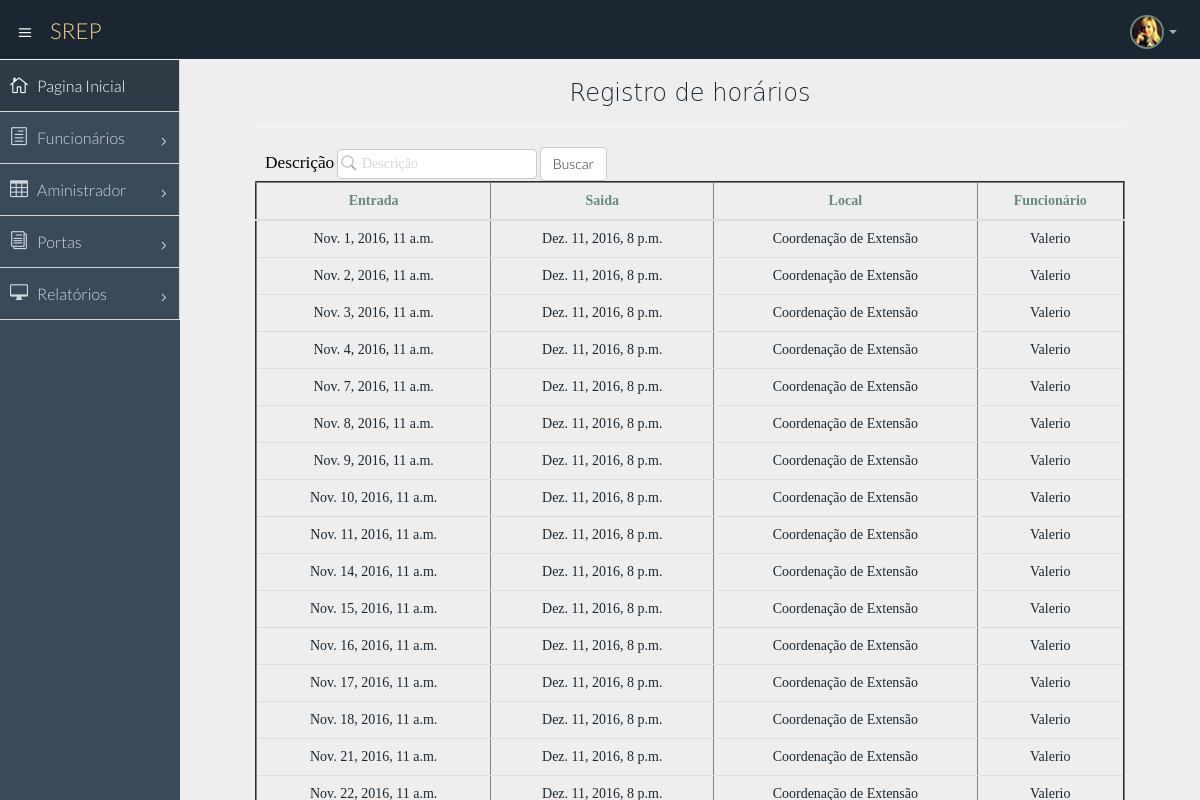
The page /RegistroPonto/list (signed in) on the database its author committed.
### appPonto/models.py (models this page shows)
class RegistrarPonto(models.Model):
    entrada = models.DateTimeField(default=timezone.now)
    saida = models.DateTimeField(default=timezone.now)
    local = models.CharField("local",max_length=200)
    funcionario = models.ForeignKey(Funcionario,on_delete=models.PROTECT,verbose_name="Funcionario")
    class Meta: permissions = (('view_relatorio', 'Can see relatorio'),)

class Funcionario(User):
    nome = models.CharField("Nome", max_length=255)
    Email = models.EmailField("E-mail", max_length=200)
    telefone = models.CharField("Telefone", max_length=20)
    matricula = models.CharField("Matricula", max_length=10)
    senha = models.CharField(max_length=32)
    def __str__(self):
        return self.nome
    class Meta: permissions = (('view_funcionario', 'Can see funcionario'),)

### appPonto/views.py (the view)
# urls.py: url(r'^RegistroPonto/list$', registroPonto_list, name='RegistroPonto'),
@permission_required('appPonto.view_registroPonto',login_url='erro_permissao')
def registroPonto_list(request):
    criterio = request.GET.get('criterio')
    if criterio:
        registroPonto = RegistrarPonto.objects.filter(nome__contains=criterio).order_by('local')
    else:
        registroPonto = RegistrarPonto.objects.all().order_by('local')
        criterio =""
    paginator =Paginator(registroPonto,100)
    page = request.GET.get('page')
    try:
        registroPonto = paginator.page(page)
    except PageNotAnInteger:
        registroPonto=paginator.page(1)
    except EmptyPage:
        registroPonto = paginator.page(paginator.num_pages)
    dados={'registroPontos':registroPonto,'criterio':criterio,'paginator':paginator,'page_obj':registroPonto}
    return render(request, 'RegistroPonto/RegistroPonto_list.html',dados)

### templates/RegistroPonto/RegistroPonto_list.html
{% extends 'base.html' %}
{% block conteudo %}
    <center><h3>Registro de horários</h3></center>
    <hr>
    <form class="navbar-form navbar-left" role="search"method="get"action="{% url 'funcionario_list' %}">
        <div class="form-group">
            <label for="criterio">Descrição</label>
            <input type="text" id="criterio"name="criterio" value="{{ criterio }}" class="form-control"placeholder="Descrição">
        </div>
        <button type="submit" class="btn btn-default">Buscar</button>
    </form>
    <table border="2" class="table table-hover ">
        <thead>
            <tr>
                <th>Entrada</th>
                <th>Saida</th>
                <th>Local</th>
                <th>Funcionário</th>
            </tr>
        </thead>
        <tbody>
            {% for registroPonto in registroPontos %}
               <tr>
                   <td>
                    {{ registroPonto.entrada}}</td>
                <td>{{ registroPonto.saida}}</td>
                   <td>{{ registroPonto.local}}</td>
                   <td>{{ registroPonto.funcionario}}</td>
               </tr>
            {% endfor %}
        </tbody>
    </table>
{% endblock %}

### templates/base.html (shortened to what this page needs)
{% load static %}
<!DOCTYPE html>
<html lang="en">
  <head>
    <link href="{% static "appPonto/css/bootstrap.min.css" %}" rel="stylesheet">
    <link href="{% static "appPonto/css/bootstrap-theme.css" %}" rel="stylesheet">
    <link href="{% static "appPonto/css/elegant-icons-style.css" %}" rel="stylesheet" />
    <link href="{% static "appPonto/css/font-awesome.min.css" %}" rel="stylesheet" />
    <link href="{% static "appPonto/assets/fullcalendar/fullcalendar/bootstrap-fullcalendar.css" %}" rel="stylesheet" />
	<link href="{% static "appPonto/assets/fullcalendar/fullcalendar/fullcalendar.css" %}" rel="stylesheet" />
    <link rel="stylesheet" href="{% static "appPonto/css/owl.carousel.css" %}" type="text/css">
	<link href="{% static "appPonto/css/jquery-jvectormap-1.2.2.css" %}" rel="stylesheet">
	<link rel="stylesheet" href="{% static "appPonto/css/fullcalendar.css" %}">
	<link href="{% static "appPonto/css/widgets.css" %}" rel="stylesheet">
    <link href="{% static "appPonto/css/style.css" %}" rel="stylesheet">
    <link href="{% static "appPonto/css/style-responsive.css" %}" rel="stylesheet" />
	<link href="{% static "appPonto/css/xcharts.min.css" %}" rel=" stylesheet">
	<link href="{% static "appPonto/css/jquery-ui-1.10.4.min.css" %}" rel="stylesheet">
  </head>
  <body>
  <section id="container" class="">
      <header class="header dark-bg">
            <div class="toggle-nav">
                <div class="icon-reorder tooltips" data-original-title="Toggle Navigation" data-placement="bottom"><i class="icon_menu"></i></div>
            </div>
            <a href="{% url 'home' %}" class="logo">SREP</a>
            <div class="top-nav notification-row">
                <ul class="nav pull-right top-menu">
                    <li class="dropdown">
                        <a data-toggle="dropdown" class="dropdown-toggle" href="#">
                            <span class="profile-ava">
                                <img alt="" src="img/avatar1_small.jpg">
                            </span>
                            <b class="caret"></b>
                        </a>
                    </li>
                </ul>
            </div>
      </header>
      <aside>
          <div id="sidebar"  class="nav-collapse ">
              <ul class="sidebar-menu">
                  <li class="active">
                      <a class="" href="{% url 'home' %}">
                          <i class="icon_house_alt"></i>
                          <span>Pagina Inicial</span>
                      </a>
                  </li>
            {% if  perms.appPonto.view_funcionario %}
                 <li class="sub-menu">
                      <a href="javascript:;" class="">
                          <i class="icon_document_alt"></i>
                          <span>Funcionários</span>
                          <span class="menu-arrow arrow_carrot-right"></span>
                      </a>
                  </li>
                  <li class="sub-menu">
                      <a href="javascript:;" class="">
                          <i class="icon_table"></i>
                          <span>Aministrador</span>
                          <span class="menu-arrow arrow_carrot-right"></span>
                      </a>
                  </li>
                  <li class="sub-menu">
                      <a href="javascript:;" class="">
                          <i class="icon_documents_alt"></i>
                          <span>Portas</span>
                          <span class="menu-arrow arrow_carrot-right"></span>
                      </a>
                  </li>
             {% endif %}
                    <li class="sub-menu">
                          <a href="javascript:;" class="">
                              <i class="icon_desktop"></i>
                              <span>Relatórios</span>
                              <span class="menu-arrow arrow_carrot-right"></span>
                          </a>
                    </li>
              </ul>
          </div>
      </aside>
        <div class="container" id="content">
            <div class="row" id="teste">
                <div class="col-md-9  text-center" id="conteudo">
                  {% block conteudo %}{% endblock %}
                </div>
            </div>
        </div>
  </body>
</html>

### templates/base.html (style rules this page uses)
#content { padding-top: 5%; }
#conteudo { position: fixed; right: 5%; }
h3 { color: #1a2732; font-family: "Ubuntu Beta", "Bitstream Vera Sans", DejaVu Sans, Tahoma, sans-serif; }
table { color: #1a2732; font-family: "Comic Sans MS"; }
a { color: #1a2732; }
hr { background-color: darkblue; }
td { text-align:center; vertical-align:middle; }
th { text-align:center; vertical-align:middle; }
label { color:black; font-family: "Comic Sans MS"; font-size: 13pt; }
input { font-size: 12pt; font-family: "Abyssinica SIL"; }

### rows shown on the page
RegistrarPonto: entrada "Nov. 1, 2016, 11 a.m.", saida "Dez. 11, 2016, 8 p.m.", local "Coordenação de Extensão", funcionario "Valerio"
RegistrarPonto: entrada "Nov. 2, 2016, 11 a.m.", saida "Dez. 11, 2016, 8 p.m.", local "Coordenação de Extensão", funcionario "Valerio"
RegistrarPonto: entrada "Nov. 3, 2016, 11 a.m.", saida "Dez. 11, 2016, 8 p.m.", local "Coordenação de Extensão", funcionario "Valerio"
RegistrarPonto: entrada "Nov. 4, 2016, 11 a.m.", saida "Dez. 11, 2016, 8 p.m.", local "Coordenação de Extensão", funcionario "Valerio"
RegistrarPonto: entrada "Nov. 7, 2016, 11 a.m.", saida "Dez. 11, 2016, 8 p.m.", local "Coordenação de Extensão", funcionario "Valerio"
RegistrarPonto: entrada "Nov. 8, 2016, 11 a.m.", saida "Dez. 11, 2016, 8 p.m.", local "Coordenação de Extensão", funcionario "Valerio"
RegistrarPonto: entrada "Nov. 9, 2016, 11 a.m.", saida "Dez. 11, 2016, 8 p.m.", local "Coordenação de Extensão", funcionario "Valerio"
RegistrarPonto: entrada "Nov. 10, 2016, 11 a.m.", saida "Dez. 11, 2016, 8 p.m.", local "Coordenação de Extensão", funcionario "Valerio"
RegistrarPonto: entrada "Nov. 11, 2016, 11 a.m.", saida "Dez. 11, 2016, 8 p.m.", local "Coordenação de Extensão", funcionario "Valerio"
RegistrarPonto: entrada "Nov. 14, 2016, 11 a.m.", saida "Dez. 11, 2016, 8 p.m.", local "Coordenação de Extensão", funcionario "Valerio"
RegistrarPonto: entrada "Nov. 15, 2016, 11 a.m.", saida "Dez. 11, 2016, 8 p.m.", local "Coordenação de Extensão", funcionario "Valerio"
RegistrarPonto: entrada "Nov. 16, 2016, 11 a.m.", saida "Dez. 11, 2016, 8 p.m.", local "Coordenação de Extensão", funcionario "Valerio"
RegistrarPonto: entrada "Nov. 17, 2016, 11 a.m.", saida "Dez. 11, 2016, 8 p.m.", local "Coordenação de Extensão", funcionario "Valerio"
RegistrarPonto: entrada "Nov. 18, 2016, 11 a.m.", saida "Dez. 11, 2016, 8 p.m.", local "Coordenação de Extensão", funcionario "Valerio"
RegistrarPonto: entrada "Nov. 21, 2016, 11 a.m.", saida "Dez. 11, 2016, 8 p.m.", local "Coordenação de Extensão", funcionario "Valerio"
RegistrarPonto: entrada "Nov. 22, 2016, 11 a.m.", saida "Dez. 11, 2016, 8 p.m.", local "Coordenação de Extensão", funcionario "Valerio"
